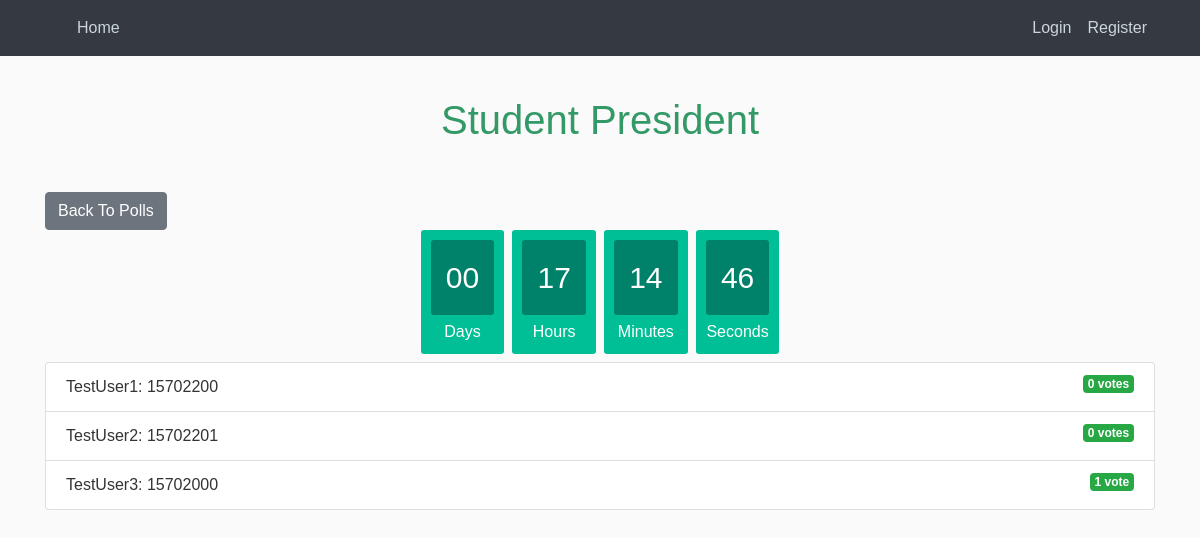
The app's page /2/results/ with its own data.
### VotingApp/models.py (models this page shows, shortened)
class Poll(models.Model):
    poll_text = models.CharField(max_length=200)
    start_date = models.DateTimeField(default=timezone.now)
    end_date = models.DateTimeField()

class Choice(models.Model):
    contestant = models.ForeignKey(
        Contestant, on_delete=models.CASCADE, limit_choices_to={"approved": True})
    poll = models.ForeignKey(Poll, on_delete=models.CASCADE)
    votes = models.PositiveIntegerField(default=0)
    class Meta:
        constraints = [
            models.UniqueConstraint(
                fields=['contestant', 'poll'], name='unique_choice')
        ]

class Contestant(models.Model):
    user = models.ForeignKey(settings.AUTH_USER_MODEL,
                             on_delete=models.CASCADE)
    approved = models.BooleanField(default=False)
    poll = models.ForeignKey(Poll, on_delete=models.CASCADE)
    class Meta:
        constraints = [
            models.UniqueConstraint(
                fields=['user', 'poll'], name='unique_contestant')
        ]
    def __str__(self):
        return self.user.full_name + ": " + self.user.student_number

### VotingUsers/models.py (models this page shows, shortened)
class VotingUser(AbstractBaseUser):
    student_number = models.CharField(max_length=8,unique= True, verbose_name="Student Number")
    full_name = models.CharField(verbose_name="Full Name",max_length=50)
    login_code = models.PositiveSmallIntegerField(verbose_name="Login Code")
    date_joined = models.DateTimeField(verbose_name="date joined",auto_now_add=True)
    last_login = models.DateTimeField(verbose_name="last login", auto_now=True)
    is_admin = models.BooleanField(default=False)
    is_active = models.BooleanField(default=True)
    is_staff = models.BooleanField(default=False)
    is_superuser = models.BooleanField(default=False)
    USERNAME_FIELD = 'student_number'
    REQUIRED_FIELDS = ['full_name','login_code',]
    objects = MyVotingUserManager()

### VotingApp/views.py (the view)
# urls.py: path('<int:poll_id>/results/', views.results, name='results'),
def results(request, poll_id):
    poll = get_object_or_404(Poll, pk=poll_id)
    return render(request, 'VotingApp/results.html', {'poll': poll})

### templates/VotingApp/results.html (shortened to what this page needs)
{% extends 'base.html' %}
{% block content %}
<div class="container">
    <h1 class="mb-5 text-center">{{ poll.poll_text }}</h1>
    <a class="btn btn-secondary" href="{% url 'VotingApp:home' %}">Back To Polls</a>
    <div class="container-fluid text-center mb-2">
        <div id="clockdiv">
            <div>
                <span class="days"></span>
                <div class="smalltext">Days</div>
            </div>
            <div>
                <span class="hours"></span>
                <div class="smalltext">Hours</div>
            </div>
            <div>
                <span class="minutes"></span>
                <div class="smalltext">Minutes</div>
            </div>
            <div>
                <span class="seconds"></span>
                <div class="smalltext">Seconds</div>
            </div>
        </div>
    </div>
    <ul class="list-group mb-5">
        {% for choice in poll.choice_set.all %}
        <li class="list-group-item">
            {{ choice.contestant }} <span class="badge badge-success float-right">{{choice.votes}}
                vote{{ choice.votes | pluralize}}</span>
        </li>
        {% endfor %}
    </ul>
</div>
{% endblock content %}

### VotingApp/static/VotingApp/main.css (style rules this page uses)
body { background: #fafafa; color: #333333; font-family: sans-serif; font-weight: 100; }
h1, h2, h3, h4, h5, h6 { color: #444444; }
ul { margin: 0; }
h1 { color: #396; font-weight: 100; font-size: 40px; margin: 40px 0px 20px; }
#clockdiv { font-family: sans-serif; color: #fff; display: inline-block; font-weight: 100; text-align: center; font-size: 30px; }
#clockdiv>div { padding: 10px; border-radius: 3px; background: #00BF96; display: inline-block; }
#clockdiv div>span { padding: 15px; border-radius: 3px; background: #00816A; display: inline-block; }
.smalltext { padding-top: 5px; font-size: 16px; }

### records on screen
Poll: poll_text "Student President"
Choice: contestant "TestUser1: 15702200", votes "0", votes|pluralize "s"
Choice: contestant "TestUser2: 15702201", votes "0", votes|pluralize "s"
Choice: contestant "TestUser3: 15702000", votes "1"
